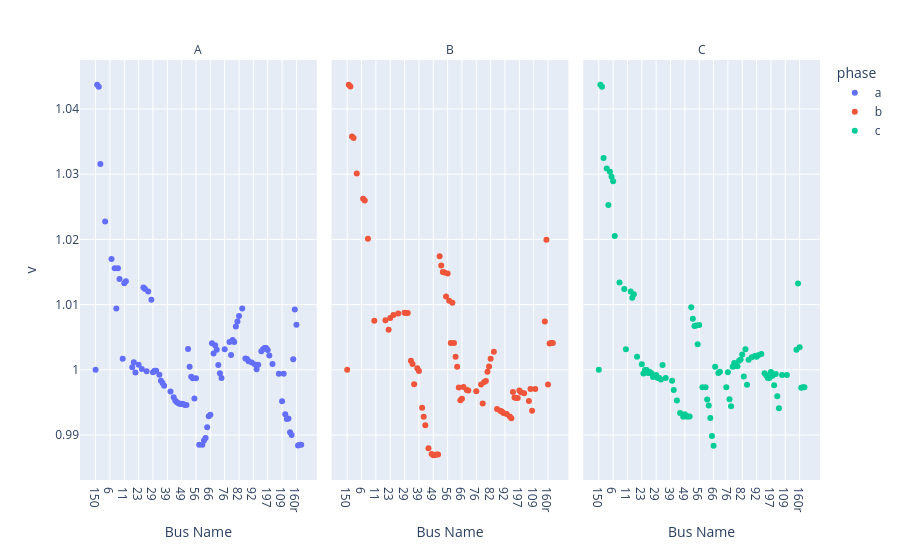

Notebook cell for this chart:
### Code cell
case = create_case(CASES_DIR / "csv" / "ieee123_30der_bat", start_step=12, n_steps=1)
result = case.run_opf(objective="voltage_deviation", control_regulators=False, control_capacitors=False, formulation="branchflow", solver="ipopt")
result.plot_voltages().show()

### Figure 1 — Plotly figure (JSON) as saved in the notebook; plotly's stock layout.template omitted (floating-point values rounded to 4 significant figures; data arrays with more than 128 entries replaced by an {"elided": "..."} marker saying what was removed)
{"data": [{"hovertemplate": "phase=a<br>name=%{x}<br>v=%{y}<extra></extra>", "legendgroup": "a", "marker": {"color": "#636efa", "symbol": "circle"}, "mode": "markers", "name": "a", "orientation": "v", "showlegend": true, "type": "scatter", "x": {"elided": "130 str values"}, "xaxis": "x", "y": {"elided": "130 float values"}, "yaxis": "y"}, {"hovertemplate": "phase=b<br>name=%{x}<br>v=%{y}<extra></extra>", "legendgroup": "b", "marker": {"color": "#EF553B", "symbol": "circle"}, "mode": "markers", "name": "b", "orientation": "v", "showlegend": true, "type": "scatter", "x": {"elided": "130 str values"}, "xaxis": "x2", "y": {"elided": "130 float values"}, "yaxis": "y2"}, {"hovertemplate": "phase=c<br>name=%{x}<br>v=%{y}<extra></extra>", "legendgroup": "c", "marker": {"color": "#00cc96", "symbol": "circle"}, "mode": "markers", "name": "c", "orientation": "v", "showlegend": true, "type": "scatter", "x": {"elided": "130 str values"}, "xaxis": "x3", "y": {"elided": "130 float values"}, "yaxis": "y3"}], "layout": {"annotations": [{"font": {}, "showarrow": false, "text": "A", "x": 0.16, "xanchor": "center", "xref": "paper", "y": 1, "yanchor": "bottom", "yref": "paper"}, {"font": {}, "showarrow": false, "text": "B", "x": 0.5, "xanchor": "center", "xref": "paper", "y": 1, "yanchor": "bottom", "yref": "paper"}, {"font": {}, "showarrow": false, "text": "C", "x": 0.84, "xanchor": "center", "xref": "paper", "y": 1, "yanchor": "bottom", "yref": "paper"}], "legend": {"title": {"text": "phase"}, "tracegroupgap": 0}, "margin": {"t": 60}, "xaxis": {"anchor": "y", "domain": [0, 0.32], "title": {"text": "Bus Name"}}, "xaxis2": {"anchor": "y2", "domain": [0.34, 0.66], "matches": "x", "title": {"text": "Bus Name"}}, "xaxis3": {"anchor": "y3", "domain": [0.68, 1.0], "matches": "x", "title": {"text": "Bus Name"}}, "yaxis": {"anchor": "x", "domain": [0, 1], "title": {"text": "v"}}, "yaxis2": {"anchor": "x2", "domain": [0, 1], "matches": "y", "showticklabels": false}, "yaxis3": {"anchor": "x3", "domain": [0, 1], "matches": "y", "showticklabels": false}}}
